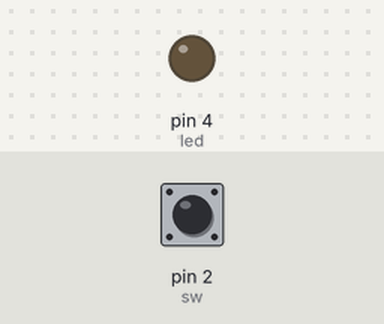
Bench run of a sketch on a simulated Arduino Uno, built with avr-gcc and run on an emulated ATmega328P. On the bench: output pins drawn as LEDs (lit = HIGH). Dashed ring = blinking. The inputs (shaded band) are chosen by the test bench; at power-on: pin 2 (sw) HIGH.

Above: at 1.2 s.
1.3 s: pin 2 (sw) pulled LOW for 0.15 s
At 2.0 s:
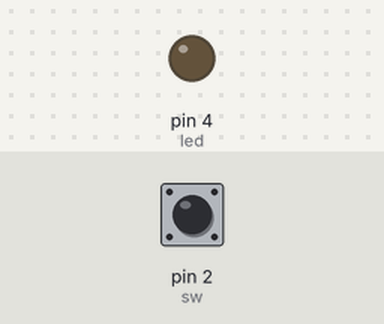
2.9 s: pin 2 (sw) pulled LOW for 3.2 s
At 3.11 s:
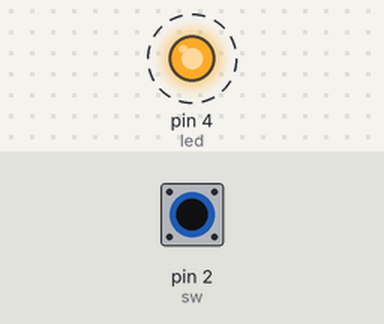
Timing chart, 0 to 7.6 s (numbered marks = the images above; inputs shaded):
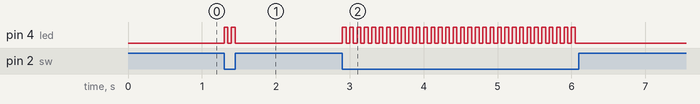

The sketch:

led_blink_by_switch.ino
```cpp
int led=4;
int sw =2;
int swread=0;
void setup() {
  // put your setup code here, to run once:
  pinMode(led,OUTPUT);
  pinMode(sw,INPUT);
}

void loop() {
  // put your main code here, to run repeatedly:
  swread = digitalRead(sw);
  if (swread == LOW)
  {
    digitalWrite(led,HIGH);
    delay(50);
    digitalWrite(led,LOW);
    delay(50);
    }
    else
   {
    digitalWrite(led,LOW);
    }

}
```

Measured:
- after the input at 1.3 s, pin 4 (led): alternates HIGH for 0.05 s and LOW for 0.05 s, 4 changes in all, then stays LOW, starting at once
- after the input at 2.9 s, pin 4 (led): alternates HIGH for 0.05 s and LOW for 0.05 s, 64 changes in all, then stays LOW, starting at once
